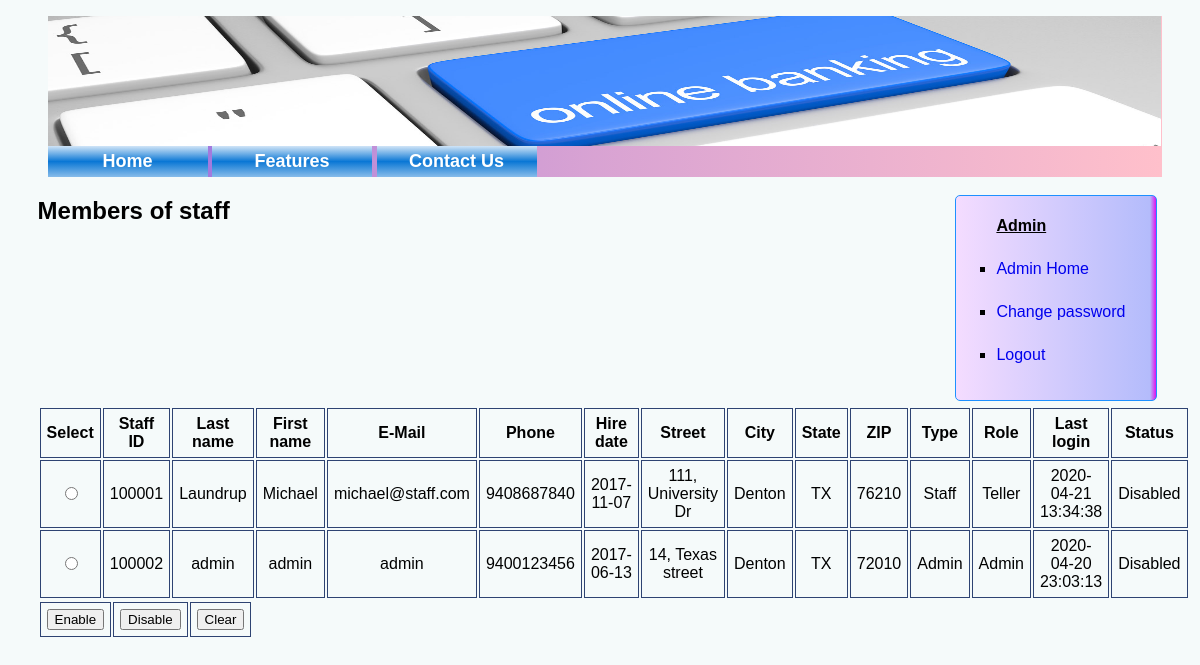
Page /bank/manage_staff.php (signed in) on the committed database.
### tables this page shows
CREATE TABLE IF NOT EXISTS `staff` (
  `staff_id` mediumint(10) unsigned NOT NULL AUTO_INCREMENT,
  `first_name` varchar(20) NOT NULL,
  `last_name` varchar(20) NOT NULL,
  `email` varchar(25) NOT NULL,
  `phone_number` bigint(10) unsigned NOT NULL,
  `hire_date` date NOT NULL,
  `street_address` varchar(25) NOT NULL,
  `city` varchar(20) NOT NULL,
  `state` varchar(2) NOT NULL,
  `zip` mediumint(8) unsigned NOT NULL,
  `type` int(11) NOT NULL,
  `department` varchar(20) NOT NULL,
  `lastlogin` datetime NOT NULL,
  `pass` varchar(64) NOT NULL,
  `salt` varchar(10) NOT NULL,
  `status` tinyint(1) NOT NULL,
  PRIMARY KEY (`staff_id`),
  UNIQUE KEY `email` (`email`,`salt`),
  UNIQUE KEY `staff_id` (`staff_id`)
);

### bank/manage_staff.php (the view, shortened to what this page needs)
<!DOCTYPE html>
<html lang="en">
<head>
    <link rel="stylesheet" href="newcss.css">
</head>
<?php include 'header_admin.php'; ?>
<?php include 'admin_navbar.php'?>
<?php
    require('./no_access/_secret.php');
    echo ("<form action=\"manage_staff.php\" method=\"POST\">");
    echo "<h2>Members of staff</h2>";
    echo "<table>";
    echo ("<tr>
        <th>Select</th>
        <th>Staff ID</th>
        <th>Last name</th>
        <th>First name</th>
        <th>E-Mail</th>
        <th>Phone</th>
        <th>Hire date</th>
        <th>Street</th>
        <th>City</th>
        <th>State</th>
        <th>ZIP</th>
        <th>Type</th>
        <th>Role</th>
        <th>Last login</th>
        <th>Status</th>
        </tr>");
    forEach( $db->query('SELECT staff_id, first_name, last_name, email, phone_number, hire_date,
                                        street_address, city, state, zip, type, department, lastlogin, status
                        FROM staff;') as $row ){
        echo "<tr>";
        echo "<td><input type=\"radio\" name=\"staffid\" value=\"" . $row['staff_id'] . "\"></td>";
        echo "<td>" . $row['staff_id'] . "</td>";
        echo "<td>" . $row['last_name'] . "</td>";
        echo "<td>" . $row['first_name'] . "</td>";
        echo "<td>" . $row['email'] . "</td>";
        echo "<td>" . $row['phone_number'] . "</td>";
        echo "<td>" . $row['hire_date'] . "</td>";
        echo "<td>" . $row['street_address'] . "</td>";
        echo "<td>" . $row['city'] . "</td>";
        echo "<td>" . $row['state'] . "</td>";
        echo "<td>" . $row['zip'] . "</td>";
        echo "<td>";
        if ($row['type']=="0"){
            echo "Staff";
        }
        elseif ($row['type']=="1") {
            echo "Admin";
        }
        echo  "</td>";
        echo "<td>" . $row['department'] . "</td>";
        echo "<td>" . $row['lastlogin'] . "</td>";
        echo "<td>";
        if ($row['status']=="0"){
            echo "Disabled";
        }
        elseif ($row['status']=="1") {
            echo "Enabled";
        }
        echo "</td>";
        echo "</tr>";
    }
    echo "</table>";
    echo "<table>";
echo "<tr>";
echo "<td>";
echo "<input type=\"submit\" name=\"enableBtn\" value=\"Enable\">";
echo "</td>";
echo "<td>";
echo "<input type=\"submit\" name=\"disableBtn\" value=\"Disable\">";
echo "</td>";
echo "<td>";
echo "<input type=\"reset\" value=\"Clear\">";
echo "</td>";
echo "</tr>";
echo "</table>";
echo "</form>";
?>

### bank/header_admin.php
<body>
    <div class="wrapper">
    <div class="header">
        <img src="header.jpg" height="100%" width="100%"/>
        </div>
        <div class="navbar">
        <ul>
        <li><a href="admin_hompage.php">Home</a></li>
        <li><a href="features.php">Features</a></li>
        <li id="last"><a href="contact.php">Contact Us</a></li>
        </ul>
        </div>

### bank/admin_navbar.php
<div class='admin_nav'>
                <ul>
                   <li id='caption'><b><u>Admin</u></b></li>
                   <li><a href="admin_hompage.php">Admin Home</a></li>
                   <li><a href="change_password.php">Change password</a></li>
                   <li><a href="admin_logout.php">Logout</a></li>
                   </ul>
               </div>

### bank/newcss.css (style rules this page uses)
body { background-color:#F9F6F4; background-color:#F5FAFA; font-family:Helvetica; }
.wrapper { width:95%; margin:0px auto; }
.header { margin-left:10px; float:left; height:130px; width:99%; margin-top:0px; background-color:blue; }
.navbar ul { list-style-type:none; margin-left:10px; background: linear-gradient(to bottom, rgba(208,228,247,1) 0%,rgba(115,177,231,1) 24%,rgba(10,119,213,1) 50%,rgba(83,159,225,1) 79%,rgba(135,188,234,1) 100%); margin-bottom:13px; padding:0px; background: linear-gradient(to right, blue,5%, pink); }
.navbar li { display:inline-block; font-size:18px; background: linear-gradient(to right, blue,5%, pink); }
.navbar a { text-decoration:none; background: linear-gradient(to bottom, rgba(208,228,247,1) 0%,rgba(115,177,231,1) 24%,rgba(10,119,213,1) 50%,rgba(83,159,225,1) 79%,rgba(135,188,234,1) 100%); color:white; padding:5px; display:inline-block; }
.navbar a:link, a:visited { display: block; width: 150px; font-weight: bold; color: white; background: linear-gradient(to bottom, rgba(208,228,247,1) 0%,rgba(115,177,231,1) 24%,rgba(10,119,213,1) 50%,rgba(83,159,225,1) 79%,rgba(135,188,234,1) 100%); text-align: center; text-decoration: none; }
.admin_nav { float: right; height:95%; width:200px; background: linear-gradient(to right, rgb(244, 220, 255) 0%,rgba(20, 35, 255, 0.29) 97%,rgb(222, 18, 239) 100%); border:1px solid dodgerblue; border-radius:5px; margin:5px; }
.admin_nav li { text-align:left; padding-top:5px; padding-bottom:20px; padding-left:0px; list-style-type:square; }
.admin_nav a { text-decoration:none; }
.admin_nav li#caption { list-style-type:none; }

### bank/manage_staff.php (style rules this page uses)
.content_customer table,th,td { padding:6px; border: 1px solid #2E4372; border-collapse: collapse; text-align: center; }

### rows in the picture
staff: staff_id "100001", last_name "Laundrup", first_name "Michael", email "michael@staff.com", phone_number "9408687840", hire_date "2017-11-07", street_address "111, University Dr", city "Denton", state "TX", zip "76210", type "Staff", department "Teller", lastlogin "2020-04-21 13:34:38", status "Disabled"
staff: staff_id "100002", last_name "admin", first_name "admin", email "admin", phone_number "9400123456", hire_date "2017-06-13", street_address "14, Texas street", city "Denton", state "TX", zip "72010", type "Admin", department "Admin", lastlogin "2020-04-20 23:03:13", status "Disabled"
